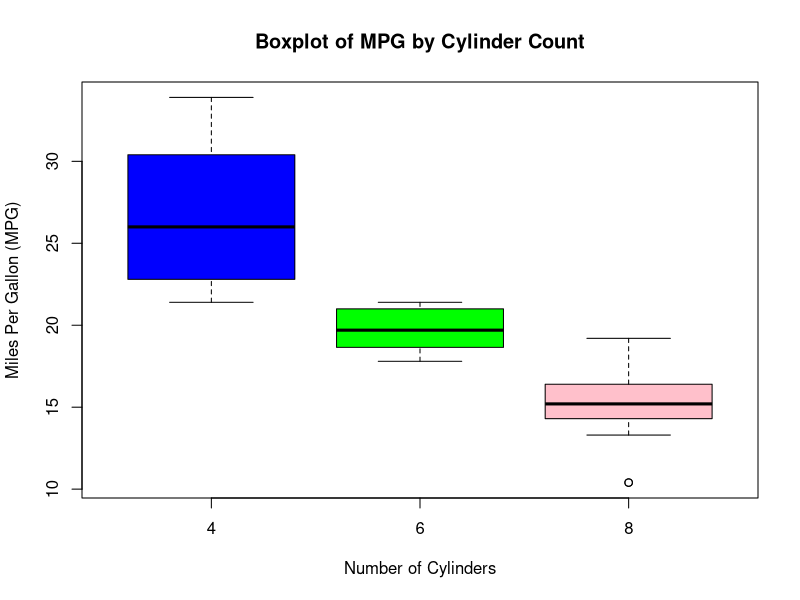

This figure's R source:
# data analysis script

# load dataset from the base R
data("mtcars")

# view the structure of the dataset
str(mtcars)

# summary statistics of the dataset
summary(mtcars)

#anova to see if there is a significant difference in mpg based on the number of cylinders
anova_result <- lm(mpg ~ as.factor(cyl), data = mtcars)
summary(anova_result)

#plot the boxplot for mpg and cyl
boxplot(mtcars$mpg ~ mtcars$cyl,
        main = "Boxplot of MPG by Cylinder Count",
        xlab = "Number of Cylinders",
        ylab = "Miles Per Gallon (MPG)",
        col = c("blue", "green", "pink"))
